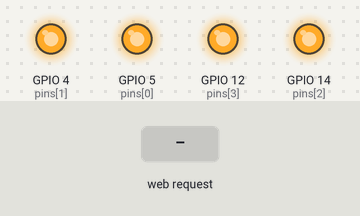
Bench run of a sketch on a simulated ESP8266 (NodeMCU). Shown: output pins drawn as LEDs (lit = HIGH). Inputs (shaded band) come from the test bench. WiFi joins after 1.5 s; servers stay silent unless stated.

Above: at 2.7 s.
2.8 s: HTTP request GET /btn1 received
At 3.7 s:
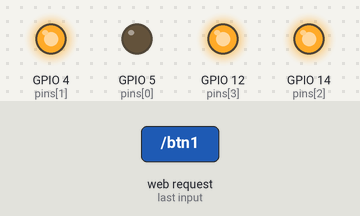
4.3 s: HTTP request GET /btn2 received
At 4.9 s:
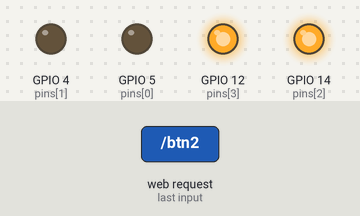
5.8 s: HTTP request GET /btn3 received
At 7.0 s:
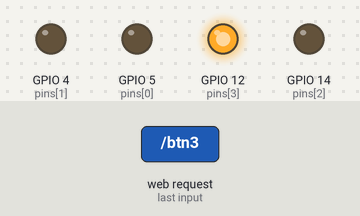
7.3 s: HTTP request GET /btn4 received
At 8.4 s:
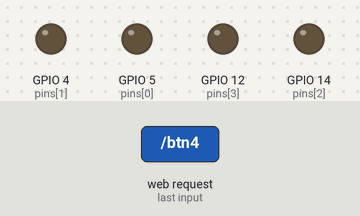
8.8 s: HTTP request GET /btn1 received
At 9.5 s:
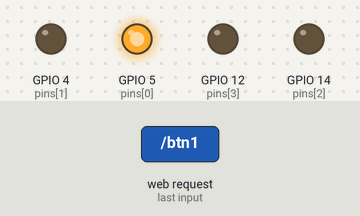
10.3 s: HTTP request GET /btn2 received
At 10.6 s:
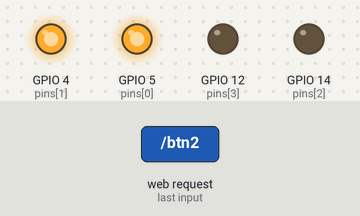
Timing chart, 0 to 12.8 s (numbered marks = the images above; inputs shaded):
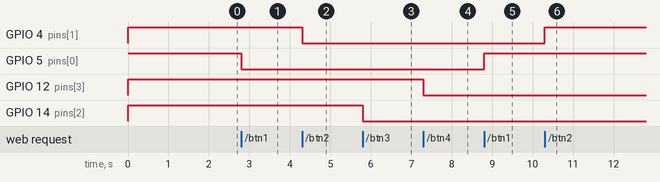

The sketch:

temp.ino
```cpp
#include <ESP8266WiFi.h>

char ssid[] = "********";
char password[] = "********";

int pins[] = {5, 4, 14, 12};
int pins_status[] = {1, 1, 1, 1};

WiFiServer server(80);

void setup() {
    for (int i = 0; i < 4; i++) {
        pinMode(pins[i], OUTPUT);
        digitalWrite(pins[i], pins_status[i]);
    }

    WiFi.begin(ssid, password);

    while (WiFi.status() != WL_CONNECTED) {
        delay(500);
    }

    server.begin();
}

void loop() {
    WiFiClient client = server.available();

    if (!client) {
        return;
    }

    while (!client.available()) {
        delay(1);
    }

    String req = client.readStringUntil('\r');

    client.flush();

    if (req.indexOf("/btn1") != -1) {
        toggle(0);
    }
    if (req.indexOf("/btn2") != -1) {
        toggle(1);
    }
    if (req.indexOf("/btn3") != -1) {
        toggle(2);
    }
    if (req.indexOf("/btn4") != -1) {
        toggle(3);
    }
}

void toggle(int pin) {
    pins_status[pin] = !pins_status[pin];
    digitalWrite(pins[pin], pins_status[pin]);
}
```

Measured:
- after the input at 2.8 s, GPIO 5 (pins[0]): HIGH → LOW at once
- after the input at 4.3 s, GPIO 4 (pins[1]): HIGH → LOW at once
- after the input at 5.8 s, GPIO 14 (pins[2]): HIGH → LOW at once
- after the input at 7.3 s, GPIO 12 (pins[3]): HIGH → LOW at once
- after the input at 8.8 s, GPIO 5 (pins[0]): LOW → HIGH at once
- after the input at 10.3 s, GPIO 4 (pins[1]): LOW → HIGH at once
